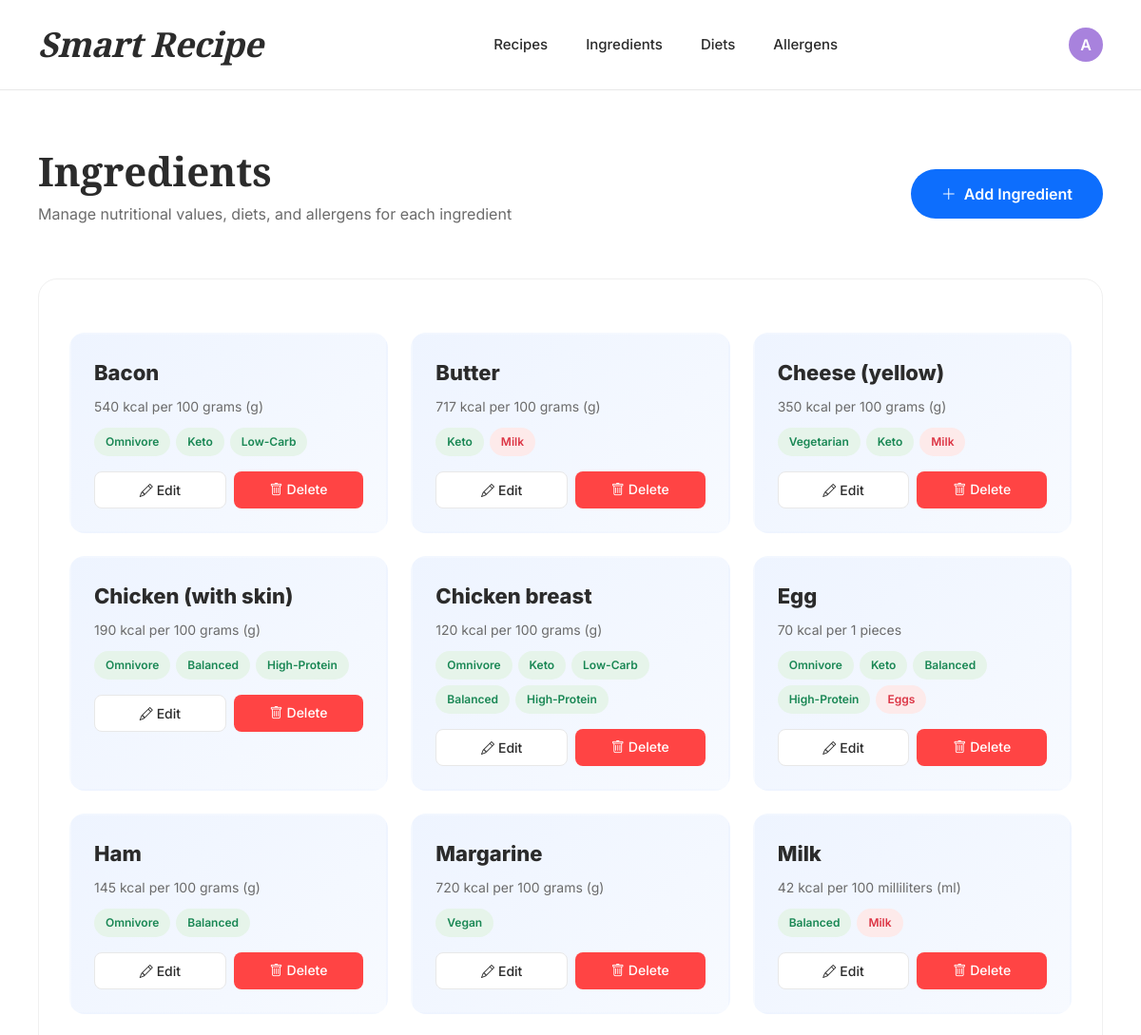
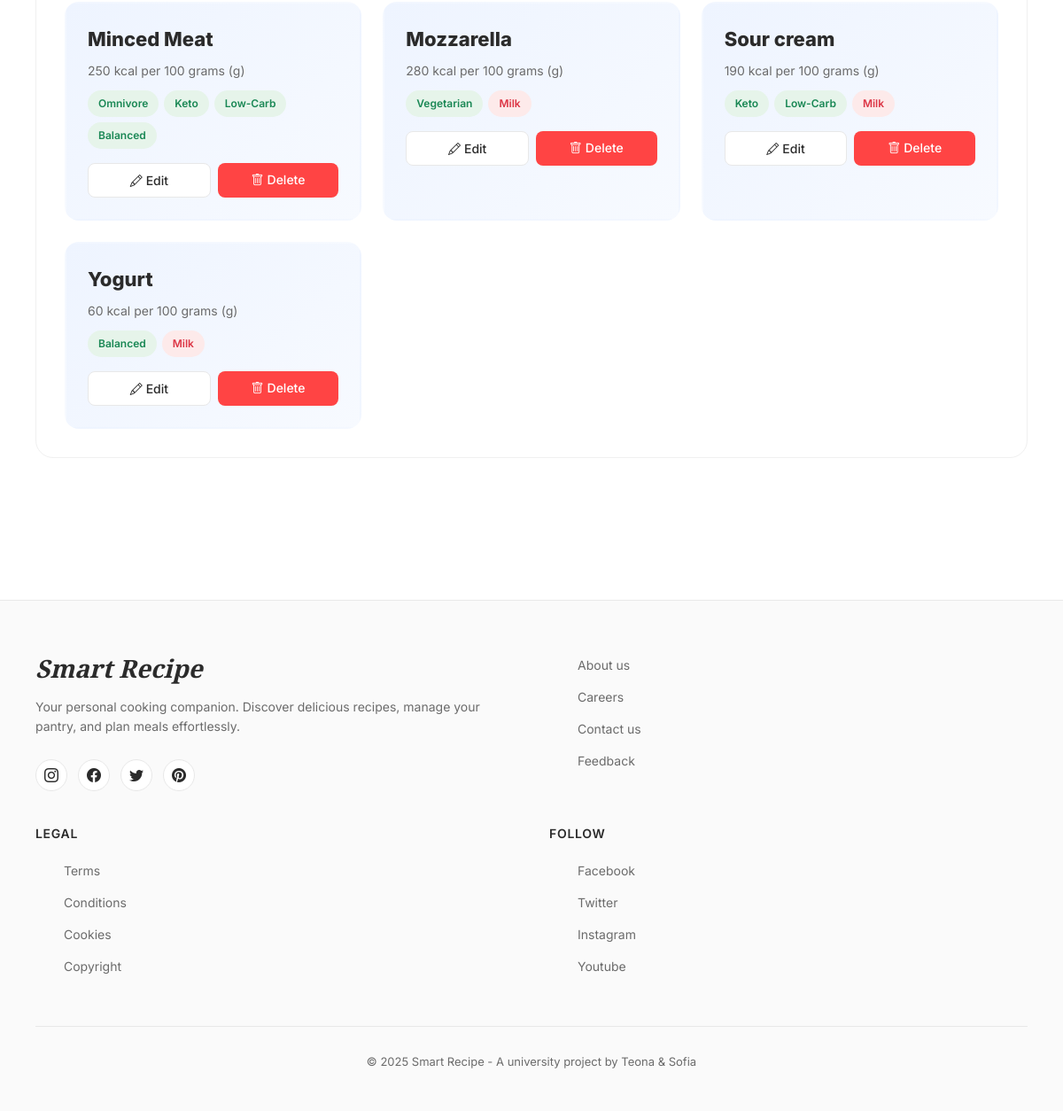
/ingredients/ (signed in), run on the app's committed database (2 pictures, top to bottom).
### smart_recipe_app/models.py (models this page shows, shortened)
class Ingredient(models.Model):
    UNIT_CHOICES = [
        ('g', 'grams (g)'),
        ('ml', 'milliliters (ml)'),
        ('pcs', 'pieces'),
        ('tsp', 'teaspoon'),
        ('tbsp', 'tablespoon'),
        ('cup', 'cup'),
    ]
    name = models.CharField(max_length=100, unique=True)
    base_unit = models.CharField(max_length=20, choices=UNIT_CHOICES,
                                 help_text="Mass units like kilograms (kg), grams (g), liters (l) and etc.")
    base_amount = models.FloatField(validators=[MinValueValidator(0.000001)], help_text="Amount of base_unit used for calorie calculation (e.g. 100 g, 100 ml, 1 piece)")
    calories_per_base_amount = models.FloatField(validators=[MinValueValidator(0)], help_text="Calories for the base amount (e.g. kcal per 100 g)")
    allergens = models.ManyToManyField(Allergen, blank=True, related_name='ingredients')  # allergen.ingredients.all()
    diets = models.ManyToManyField(Diet, through='IngredientDietRelation', related_name='ingredients')  # diet.ingredients.all()

class Diet(models.Model):
    name = models.CharField(max_length=50, unique=True)
    description = models.TextField(blank=True, help_text="Brief explanation of this diet (e.g., what foods are allowed/excluded)")

class Allergen(models.Model):
    name = models.CharField(max_length=50, unique=True)

### smart_recipe_app/views.py (the view)
# urls.py: path("ingredients/", views.ingredient_list, name="ingredient_list"),
@login_required
def ingredient_list(request):
    ingredients = Ingredient.objects.prefetch_related("diets", "allergens").order_by("name")
    return render(request, "ingredients/ingredients.html", {"ingredients": ingredients})

### smart_recipe_app/templates/ingredients/ingredients.html (shortened to what this page needs)
{% extends 'common/base.html' %}
{% block content %}
<div class="ingredients-container">
    <div class="page-header">
        <div class="d-flex justify-content-between align-items-center flex-wrap gap-3">
            <div>
                <h1 class="page-title">Ingredients</h1>
                <p class="page-subtitle">
                    Manage nutritional values, diets, and allergens for each ingredient
                </p>
            </div>
            <a href="{% url 'ingredient_create' %}" class="btn-add">
                <i class="bi bi-plus-lg me-2"></i>Add Ingredient
            </a>
        </div>
    </div>
    <div class="ingredients-card">
        {% if ingredients %}
            <div class="ingredient-grid">
                {% for ing in ingredients %}
                <div class="ingredient-item">
                    <div class="ingredient-name">{{ ing.name }}</div>
                    <div class="ingredient-meta">
                        {{ ing.calories_per_base_amount|floatformat:0 }} kcal per
                        {{ ing.base_amount|floatformat:0 }} {{ ing.get_base_unit_display }}
                    </div>
                    <div class="ingredient-badges">
                        {% for d in ing.diets.all %}
                            <span class="badge-pill badge-diet">{{ d.name }}</span>
                        {% endfor %}
                        {% for a in ing.allergens.all %}
                            <span class="badge-pill badge-allergen">{{ a.name }}</span>
                        {% endfor %}
                    </div>
                    <div class="ingredient-actions">
                        <a href="{% url 'ingredient_edit' ing.id %}" class="btn-edit">
                            <i class="bi bi-pencil me-1"></i>Edit
                        </a>
                        <a href="{% url 'ingredient_delete' ing.id %}" class="btn-delete">
                            <i class="bi bi-trash me-1"></i>Delete
                        </a>
                    </div>
                </div>
                {% endfor %}
            </div>
        {% endif %}
    </div>
</div>
{% endblock %}

### smart_recipe_app/templates/common/base.html (shortened to what this page needs)
{% load static %}
<!DOCTYPE html>
<html lang="en">
<head>
    <link href="https://cdn.jsdelivr.net/npm/bootstrap@5.3.2/dist/css/bootstrap.min.css" rel="stylesheet">
    <link rel="stylesheet" href="https://cdn.jsdelivr.net/npm/bootstrap-icons@1.11.1/font/bootstrap-icons.css">
</head>
<body>
    <header class="clean-header">
        <div class="header-container">
            <a href="{% url 'index' %}" class="logo-text">Smart Recipe</a>
            {% if user.is_authenticated %}
            <nav class="header-nav">
                <a href="{% url 'recipe_list' %}" class="nav-link">Recipes</a>
                <a href="{% url 'ingredient_list' %}" class="nav-link">Ingredients</a>
                <a href="{% url 'diet_list' %}" class="nav-link">Diets</a>
                <a href="{% url 'allergen_list' %}" class="nav-link">Allergens</a>
            </nav>
            <div class="header-actions">
                <div class="dropdown user-menu">
                    <button class="user-btn dropdown-toggle" type="button" data-bs-toggle="dropdown" aria-expanded="false">
                        <div class="user-avatar">
                            {{ user.username|first|upper }}
                        </div>
                    </button>
                </div>
            </div>
            {% else %}
            <div class="header-actions">
                <a href="{% url 'login' %}" class="nav-link">Login</a>
            </div>
            {% endif %}
        </div>
    </header>
    <main>
        {% block content %}{% endblock %}
    </main>
    <footer class="clean-footer">
        <div class="footer-container">
            <div class="footer-content">
                <div class="footer-brand">
                    <h3>Smart Recipe</h3>
                    <p>Your personal cooking companion. Discover delicious recipes, manage your pantry, and plan meals effortlessly.</p>
                    <div class="social-links">
                        <a href="#" class="social-link" aria-label="Instagram">
                            <i class="bi bi-instagram"></i>
                        </a>
                        <a href="#" class="social-link" aria-label="Facebook">
                            <i class="bi bi-facebook"></i>
                        </a>
                        <a href="#" class="social-link" aria-label="Twitter">
                            <i class="bi bi-twitter"></i>
                        </a>
                        <a href="#" class="social-link" aria-label="Pinterest">
                            <i class="bi bi-pinterest"></i>
                        </a>
                    </div>
                </div>
                <div class="footer-section">
                    <ul class="footer-links">
                        <li><a href="#">About us</a></li>
                        <li><a href="#">Careers</a></li>
                        <li><a href="#">Contact us</a></li>
                        <li><a href="#">Feedback</a></li>
                    </ul>
                </div>
                <div class="footer-section">
                    <h4>Legal</h4>
                    <ul class="footer-links">
                        <li><a href="#">Terms</a></li>
                        <li><a href="#">Conditions</a></li>
                        <li><a href="#">Cookies</a></li>
                        <li><a href="#">Copyright</a></li>
                    </ul>
                </div>
                <div class="footer-section">
                    <h4>Follow</h4>
                    <ul class="footer-links">
                        <li><a href="#">Facebook</a></li>
                        <li><a href="#">Twitter</a></li>
                        <li><a href="#">Instagram</a></li>
                        <li><a href="#">Youtube</a></li>
                    </ul>
                </div>
            </div>
            <div class="footer-bottom">
                <p>&copy; 2025 Smart Recipe - A university project by Teona & Sofia</p>
            </div>
        </div>
    </footer>
</body>
</html>

### smart_recipe_app/templates/common/base.html (style rules this page uses)
:root { --vintage-grape: #49416D; --bright-lavender: #A882DD; --sweet-salmon: #E08D79; --honeydew: #E0EFDE; --icy-aqua: #B3F2DD; --text-dark: #2b2b2b; --text-muted: #6b6b6b; }
* { margin: 0; padding: 0; box-sizing: border-box; }
body { font-family: 'Inter', -apple-system, BlinkMacSystemFont, sans-serif; color: var(--text-dark); background-color: #ffffff; min-height: 100vh; display: flex; flex-direction: column; }
.clean-header { background: white; border-bottom: 1px solid #e8e8e8; position: sticky; top: 0; z-index: 1000; padding: 20px 0; }
.header-container { max-width: 1400px; margin: 0 auto; padding: 0 40px; display: flex; align-items: center; justify-content: space-between; }
.logo-text { font-family: 'Playfair Display', serif; font-size: 36px; font-weight: 900; font-style: italic; color: var(--text-dark); text-decoration: none; letter-spacing: -0.5px; transition: color 0.3s ease; }
.header-nav { display: flex; align-items: center; gap: 40px; }
.nav-link { color: var(--text-dark); text-decoration: none; font-weight: 500; font-size: 15px; transition: color 0.3s ease; }
.header-actions { display: flex; align-items: center; gap: 25px; }
.user-btn.dropdown-toggle::after { display: none; }
.user-btn { background: transparent; border: none; padding: 0; cursor: pointer; }
.user-avatar { width: 36px; height: 36px; background: var(--bright-lavender); border-radius: 50%; display: flex; align-items: center; justify-content: center; color: white; font-weight: 600; transition: transform 0.3s ease; }
main { flex: 1; }
.clean-footer { background: #fafafa; border-top: 1px solid #e8e8e8; padding: 60px 0 30px; margin-top: 80px; }
.footer-container { max-width: 1400px; margin: 0 auto; padding: 0 40px; }
.footer-content { display: grid; grid-template-columns: 2fr 1fr 1fr 1fr; gap: 60px; margin-bottom: 40px; }
.footer-brand h3 { font-family: 'Playfair Display', serif; font-size: 28px; font-weight: 900; font-style: italic; margin-bottom: 15px; color: var(--text-dark); }
.footer-brand p { color: var(--text-muted); line-height: 1.6; margin-bottom: 25px; font-size: 14px; }
.social-links { display: flex; gap: 12px; }
.social-link { width: 36px; height: 36px; background: white; border: 1px solid #e8e8e8; border-radius: 50%; display: flex; align-items: center; justify-content: center; color: var(--text-dark); text-decoration: none; transition: all 0.3s ease; }
.footer-section h4 { font-weight: 600; margin-bottom: 20px; font-size: 14px; text-transform: uppercase; letter-spacing: 0.05em; color: var(--text-dark); }
.footer-links { list-style: none; }
.footer-links li { margin-bottom: 12px; }
.footer-links a { color: var(--text-muted); text-decoration: none; font-size: 14px; transition: all 0.3s ease; }
.footer-bottom { border-top: 1px solid #e8e8e8; padding-top: 30px; text-align: center; font-size: 13px; color: var(--text-muted); }
@media (max-width: 1200px) { .footer-content { grid-template-columns: 1fr 1fr; gap: 40px; } }

### data on the page
Ingredient: name "Bacon", calories_per_base_amount "540", base_amount "100", base_unit "grams (g)"
Diet: name "Omnivore"
Diet: name "Keto"
Diet: name "Low-Carb"
Ingredient: name "Butter", calories_per_base_amount "717", base_amount "100", base_unit "grams (g)"
Allergen: name "Milk"
Ingredient: name "Cheese (yellow)", calories_per_base_amount "350", base_amount "100", base_unit "grams (g)"
Diet: name "Vegetarian"
Ingredient: name "Chicken (with skin)", calories_per_base_amount "190", base_amount "100", base_unit "grams (g)"
Diet: name "Balanced"
Diet: name "High-Protein"
Ingredient: name "Chicken breast", calories_per_base_amount "120", base_amount "100", base_unit "grams (g)"
Ingredient: name "Egg", calories_per_base_amount "70", base_amount "1", base_unit "pieces"
Allergen: name "Eggs"
Ingredient: name "Ham", calories_per_base_amount "145", base_amount "100", base_unit "grams (g)"
Ingredient: name "Margarine", calories_per_base_amount "720", base_amount "100", base_unit "grams (g)"
Diet: name "Vegan"
Ingredient: name "Milk", calories_per_base_amount "42", base_amount "100", base_unit "milliliters (ml)"
Ingredient: name "Minced Meat", calories_per_base_amount "250", base_amount "100", base_unit "grams (g)"
Ingredient: name "Mozzarella", calories_per_base_amount "280", base_amount "100", base_unit "grams (g)"
Ingredient: name "Sour cream", calories_per_base_amount "190", base_amount "100", base_unit "grams (g)"
Ingredient: name "Yogurt", calories_per_base_amount "60", base_amount "100", base_unit "grams (g)"

### other printed values
{{ user.username|first|upper }} "A"
